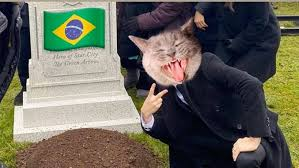
#> input picture Computação Grafica/filtros de intensidade/cat.jpg, 299 x 168 px
$ python negativa_imagem.py
#> lines starting #> are read from the running program, lines starting #| are printed output that depends on the picture
from PIL import Image
import math

img = Image.open('cat.jpg')
#> img is the input picture: PIL image 299x168 RGB; mean R, G, B 102.4, 100.6, 88.8

matriz = img.load()

largura, altura = img.size
#> largura = 299; altura = 168
print(largura,altura)
#| 299 168


print(matriz[0,0])
#| (171, 167, 155)

for i in range(largura):
    for j in range(altura):
        pixel = ((255 - matriz[i,j][0]), (255 - matriz[i,j][1]), (255 - matriz[i,j][2]))
        matriz[i,j] = pixel

img.save('cat_negativo.jpg')
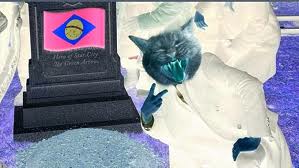
#> saved as cat_negativo.jpg: PIL image 299x168 RGB; mean R, G, B 152.6, 154.4, 166.2
